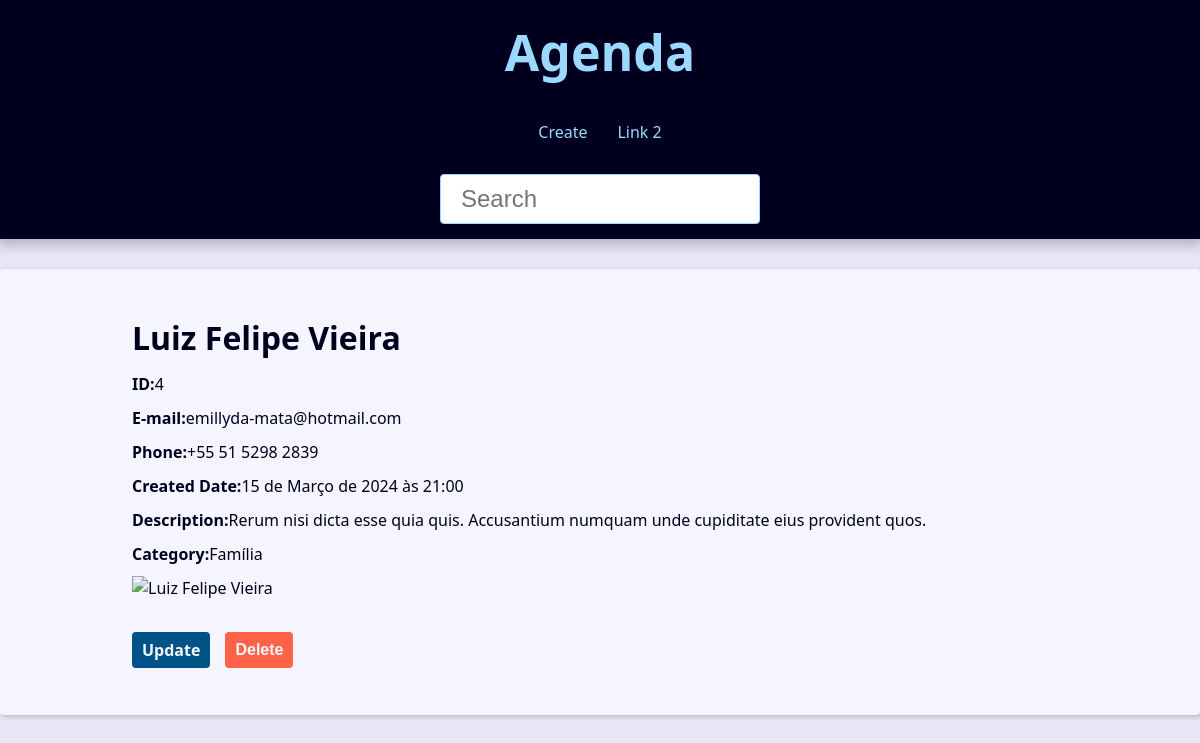
The app's page /contact/4/detail with its own data.
### contact/models.py (models this page shows, shortened)
class Contact(models.Model):
    first_name = models.CharField(max_length=50)
    last_name = models.CharField(max_length=50)
    phone = models.CharField(max_length=50)
    email = models.EmailField(max_length=254, blank=True)
    created_date = models.DateTimeField(default=timezone.now)
    description = models.TextField(blank=True)
    show = models.BooleanField(default=True)
    picture = models.ImageField(blank=True, upload_to='picture/%Y/%m/')
    category = models.ForeignKey(Category, on_delete=models.SET_NULL, blank=True, null=True)
    owner =  models.ForeignKey(User, on_delete=models.SET_NULL, blank=True, null=True)

class Category(models.Model):
    class Meta:
        verbose_name = 'Categoria'
    name = models.CharField(max_length=50)

### contact/views/contact_views.py (the view)
# urls.py: path('contact/<int:contact_id>/detail', views.contact, name='contact'),# type:ignore
def contact(request, contact_id):
    single_contact = get_object_or_404(Contact.objects, pk=contact_id)
    site_title = f'{single_contact.first_name} {single_contact.last_name} - '
    context = {
        'contact': single_contact,
        'site_title': site_title
    }
    return render(request,'contact/contact.html', context )

### contact/templates/contact/contact.html (shortened to what this page needs)
{% extends "global/base.html" %}
{% block content %}
<div class="single-contact">
    <h1 class="single-contact-name">
        {{contact.first_name}} {{contact.last_name}}
    </h1>
    <p><b>ID:</b>{{contact.id}} </p>
    <p><b>E-mail:</b>{{contact.email}} </p>
    <p><b>Phone:</b>{{contact.phone}} </p>
    <p><b>Created Date:</b>{{contact.created_date}} </p>
    <p><b>Description:</b>{{contact.description}} </p>
    <p><b>Category:</b>{{contact.category.name}} </p>
    {% if contact.picture %}
        <p>
            <img src="{{conact.picture.url}}" alt="{{contact.first_name}} {{contact.last_name}}">
        </p>
    {% endif %}
    <div class="contact-links">
        <a class ="btn btn-link" href="{% url "contact:update" contact.id %}">Update</a>
        <form action="{% url "contact:delete" contact.id %}" method="POST">
            {% if confirmation == 'no' %}
                <input type="hidden" name="confirmation" value"yes">
                <button class="btn btn-link btn-delete" type="submit">Confirma?</button>
            {% else %}
                <button class="btn btn-link btn-delete" type="submit">Delete</button>
            {% endif %}
        </form>
    </div>
</div>
{% endblock content %}

### base_static/global/css/style.css (style rules this page uses)
:root { --spacing: 1.5rem; --link-dark-color: rgb(0, 83, 134); --link-light-color: rgb(156, 217, 255); --clr-white: rgb(245, 245, 255); --clr-black: rgb(0, 0, 30); --clr-light-gray: rgb(230, 230, 245); --clr-dark-shadow-5: rgba(0, 0, 10, 5%); --clr-dark-shadow-10: rgba(0, 0, 10, 10%); --clr-dark-shadow-20: rgba(0, 0, 10, 20%); --clr-light-shadow-5: rgba(200, 200, 255, 5%); --clr-light-shadow-10: rgba(200, 200, 255, 10%); --clr-light-shadow-20: rgba(200, 200, 255, 20%); --main-page-width: 120rem; --table-min-width: 60rem; --biggest-font-size: 5rem; --bigger-font-size: 4rem; --big-font-size: 3.2rem; --medium-font-size: 2.4rem; --small-font-size: 1.6rem; --smaller-font-size: 1.4rem; --smallest-font-size: 1.2rem; --transition-fast: 300ms; --transition-medium: 600ms; --transition-slow: 1s; --default-border-radius: 4px; }
*, *::before, *::after { margin: 0; padding: 0; box-sizing: border-box; }
html { font-size: 62.5%; }
body { font-family: system-ui, -apple-system, BlinkMacSystemFont, 'Segoe UI', Roboto, Oxygen, Ubuntu, Cantarell, 'Open Sans', 'Helvetica Neue', sans-serif; line-height: 1.5; font-size: var(--small-font-size); color: var(--clr-black); -webkit-font-smoothing: antialiased; background: var(--clr-light-gray); }
img, svg { display: block; max-width: 100%; }
@media (min-width: 600px) { .single-contact { max-width: 80%; margin: calc(var(--spacing) * 2) auto; } }
.single-contact h1 { margin: 1rem 0; }
.single-contact p { margin: 1rem 0; }
.btn { background-color: var(--link-dark-color); color: var(--clr-white); font-weight: bold; border: none; padding: 1rem 2rem; border-radius: var(--default-border-radius); cursor: pointer; transition: filter var(--transition-fast) ease-in-out; }
.contact-links { margin-block: calc(var(--small-font-size) * 2); display: flex; align-items: center; gap: 0 var(--spacing); }
.btn-link { font-size: var(--small-font-size); text-decoration: none; font-weight: bold; padding: 1rem; display: block; line-height: var(--small-font-size); }
.btn-delete { background: tomato; }

### records on screen
Contact: first_name "Luiz", last_name "Felipe Vieira", id "4", email "emillyda-mata@hotmail.com", phone "+55 51 5298 2839", created_date "15 de Março de 2024 às 21:00", description "Rerum nisi dicta esse quia quis. Accusantium numquam unde cupiditate eius provident quos.", category.name "Família"
